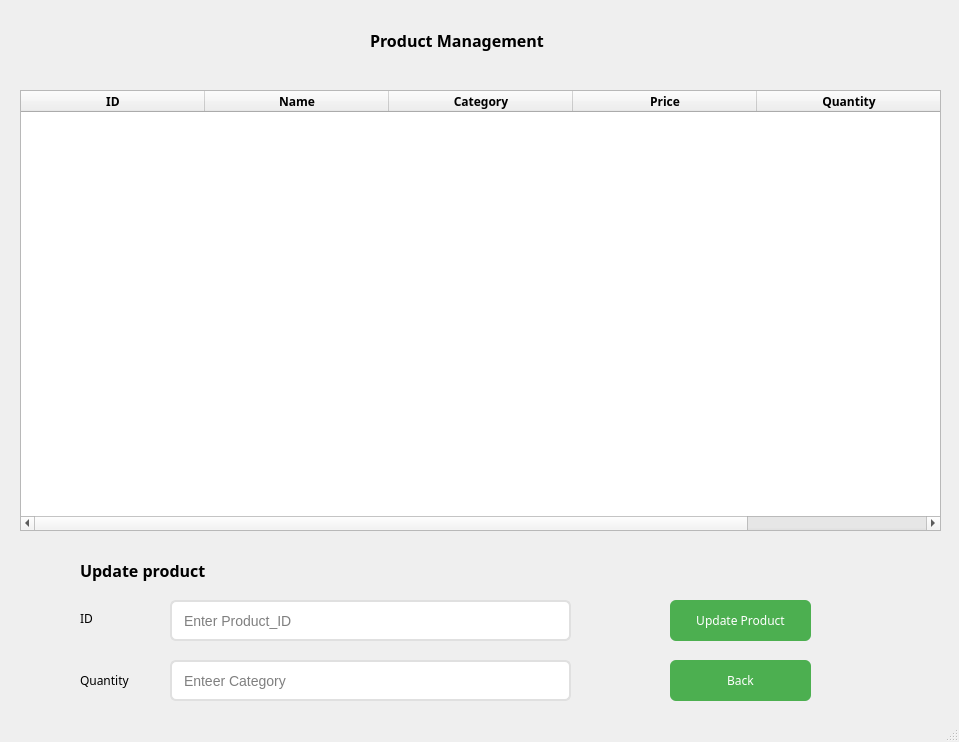
<?xml version="1.0" encoding="UTF-8"?>
<ui version="4.0">
 <class>MainWindow</class>
 <widget class="QMainWindow" name="MainWindow">
  <property name="geometry">
   <rect>
    <x>0</x>
    <y>0</y>
    <width>959</width>
    <height>742</height>
   </rect>
  </property>
  <property name="windowTitle">
   <string>MainWindow</string>
  </property>
  <widget class="QWidget" name="centralwidget">
   <widget class="QLabel" name="label">
    <property name="geometry">
     <rect>
      <x>370</x>
      <y>20</y>
      <width>281</width>
      <height>41</height>
     </rect>
    </property>
    <property name="font">
     <font>
      <family>Sitka Small Semibold</family>
      <pointsize>12</pointsize>
      <weight>75</weight>
      <bold>true</bold>
     </font>
    </property>
    <property name="text">
     <string>Product Management</string>
    </property>
   </widget>
   <widget class="QTableWidget" name="tableWidget">
    <property name="geometry">
     <rect>
      <x>20</x>
      <y>90</y>
      <width>921</width>
      <height>441</height>
     </rect>
    </property>
    <property name="font">
     <font>
      <family>Sitka Text Semibold</family>
      <weight>75</weight>
      <bold>true</bold>
     </font>
    </property>
    <property name="styleSheet">
     <string notr="true">
    QHeaderView::section { 
        background-color: #F0F0F0;
font-weight: bold;
    }
</string>
    </property>
    <property name="sizeAdjustPolicy">
     <enum>QAbstractScrollArea::AdjustToContents</enum>
    </property>
    <property name="showGrid">
     <bool>true</bool>
    </property>
    <property name="gridStyle">
     <enum>Qt::SolidLine</enum>
    </property>
    <property name="sortingEnabled">
     <bool>true</bool>
    </property>
    <property name="columnCount">
     <number>5</number>
    </property>
    <attribute name="horizontalHeaderDefaultSectionSize">
     <number>184</number>
    </attribute>
    <attribute name="horizontalHeaderMinimumSectionSize">
     <number>51</number>
    </attribute>
    <attribute name="horizontalHeaderStretchLastSection">
     <bool>false</bool>
    </attribute>
    <attribute name="verticalHeaderDefaultSectionSize">
     <number>51</number>
    </attribute>
    <attribute name="verticalHeaderMinimumSectionSize">
     <number>51</number>
    </attribute>
    <column>
     <property name="text">
      <string>ID</string>
     </property>
    </column>
    <column>
     <property name="text">
      <string>Name</string>
     </property>
    </column>
    <column>
     <property name="text">
      <string>Category</string>
     </property>
    </column>
    <column>
     <property name="text">
      <string>Price</string>
     </property>
    </column>
    <column>
     <property name="text">
      <string>Quantity</string>
     </property>
    </column>
   </widget>
   <widget class="QLabel" name="label_2">
    <property name="geometry">
     <rect>
      <x>80</x>
      <y>550</y>
      <width>281</width>
      <height>41</height>
     </rect>
    </property>
    <property name="font">
     <font>
      <family>Sitka Small Semibold</family>
      <pointsize>12</pointsize>
      <weight>75</weight>
      <bold>true</bold>
     </font>
    </property>
    <property name="text">
     <string>Update product</string>
    </property>
   </widget>
   <widget class="QLineEdit" name="lineEdit_ID">
    <property name="geometry">
     <rect>
      <x>170</x>
      <y>600</y>
      <width>401</width>
      <height>41</height>
     </rect>
    </property>
    <property name="font">
     <font>
      <pointsize>-1</pointsize>
     </font>
    </property>
    <property name="styleSheet">
     <string notr="true">QLineEdit {
    border: 2px solid #E0E0E0;
    border-radius: 6px;
    padding: 5px 10px;
    font-size: 14px;
}

QLineEdit:focus {
    border: 2px solid #4CAF50;
}</string>
    </property>
    <property name="text">
     <string/>
    </property>
    <property name="placeholderText">
     <string>Enter Product_ID </string>
    </property>
   </widget>
   <widget class="QLineEdit" name="lineEdit_SL">
    <property name="geometry">
     <rect>
      <x>170</x>
      <y>660</y>
      <width>401</width>
      <height>41</height>
     </rect>
    </property>
    <property name="font">
     <font>
      <pointsize>-1</pointsize>
     </font>
    </property>
    <property name="styleSheet">
     <string notr="true">QLineEdit {
    border: 2px solid #E0E0E0;
    border-radius: 6px;
    padding: 5px 10px;
    font-size: 14px;
}

QLineEdit:focus {
    border: 2px solid #4CAF50;
}</string>
    </property>
    <property name="placeholderText">
     <string>Enteer Category</string>
    </property>
   </widget>
   <widget class="QLabel" name="label_3">
    <property name="geometry">
     <rect>
      <x>80</x>
      <y>610</y>
      <width>59</width>
      <height>17</height>
     </rect>
    </property>
    <property name="font">
     <font>
      <family>Sitka Small</family>
      <pointsize>9</pointsize>
     </font>
    </property>
    <property name="text">
     <string>ID</string>
    </property>
   </widget>
   <widget class="QLabel" name="label_4">
    <property name="geometry">
     <rect>
      <x>80</x>
      <y>660</y>
      <width>91</width>
      <height>41</height>
     </rect>
    </property>
    <property name="font">
     <font>
      <family>Sitka Small</family>
      <pointsize>9</pointsize>
     </font>
    </property>
    <property name="text">
     <string>Quantity</string>
    </property>
   </widget>
   <widget class="QPushButton" name="pushButton_update">
    <property name="geometry">
     <rect>
      <x>670</x>
      <y>600</y>
      <width>141</width>
      <height>41</height>
     </rect>
    </property>
    <property name="font">
     <font>
      <family>Sitka Small</family>
      <pointsize>9</pointsize>
     </font>
    </property>
    <property name="styleSheet">
     <string notr="true">QPushButton {
    background-color: #4CAF50; /* Màu xanh lá */
    color: white; /* Màu chữ trắng */
    border-radius: 6px; /* Bo góc */
    padding: 10px;
}
QPushButton:hover {
    background-color: #45a049; /* Màu xanh lá đậm khi hover */
}
QPushButton:pressed {
    background-color: #388E3C;
}

</string>
    </property>
    <property name="text">
     <string>Update Product</string>
    </property>
   </widget>
   <widget class="QPushButton" name="pushButton_Back">
    <property name="geometry">
     <rect>
      <x>670</x>
      <y>660</y>
      <width>141</width>
      <height>41</height>
     </rect>
    </property>
    <property name="font">
     <font>
      <family>Sitka Small</family>
      <pointsize>9</pointsize>
     </font>
    </property>
    <property name="styleSheet">
     <string notr="true">QPushButton {
    background-color: #4CAF50; /* Màu xanh lá */
    color: white; /* Màu chữ trắng */
    border-radius: 6px; /* Bo góc */
    padding: 10px;
}
QPushButton:hover {
    background-color: #45a049; /* Màu xanh lá đậm khi hover */
}
QPushButton:pressed {
    background-color: #388E3C;
}

</string>
    </property>
    <property name="text">
     <string>Back</string>
    </property>
   </widget>
  </widget>
  <widget class="QMenuBar" name="menubar">
   <property name="geometry">
    <rect>
     <x>0</x>
     <y>0</y>
     <width>959</width>
     <height>27</height>
    </rect>
   </property>
  </widget>
  <widget class="QStatusBar" name="statusbar"/>
 </widget>
 <resources/>
 <connections/>
</ui>
